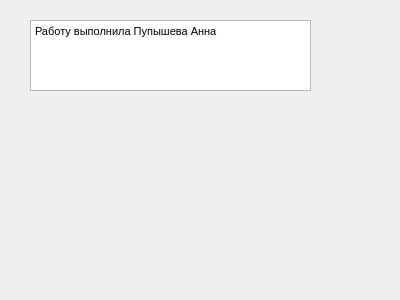
<?xml version="1.0" encoding="UTF-8"?>
<ui version="4.0">
 <class>Spravka</class>
 <widget class="QDialog" name="Spravka">
  <property name="geometry">
   <rect>
    <x>0</x>
    <y>0</y>
    <width>400</width>
    <height>300</height>
   </rect>
  </property>
  <property name="windowTitle">
   <string>Dialog</string>
  </property>
  <widget class="QTextEdit" name="textEdit">
   <property name="geometry">
    <rect>
     <x>30</x>
     <y>20</y>
     <width>281</width>
     <height>71</height>
    </rect>
   </property>
   <property name="html">
    <string>&lt;!DOCTYPE HTML PUBLIC &quot;-//W3C//DTD HTML 4.0//EN&quot; &quot;http://www.w3.org/TR/REC-html40/strict.dtd&quot;&gt;
&lt;html&gt;&lt;head&gt;&lt;meta name=&quot;qrichtext&quot; content=&quot;1&quot; /&gt;&lt;style type=&quot;text/css&quot;&gt;
p, li { white-space: pre-wrap; }
&lt;/style&gt;&lt;/head&gt;&lt;body style=&quot; font-family:'MS Shell Dlg 2'; font-size:8.25pt; font-weight:400; font-style:normal;&quot;&gt;
&lt;p style=&quot; margin-top:0px; margin-bottom:0px; margin-left:0px; margin-right:0px; -qt-block-indent:0; text-indent:0px;&quot;&gt;&lt;span style=&quot; font-size:8pt;&quot;&gt;Работу выполнила Пупышева Анна&lt;/span&gt;&lt;/p&gt;&lt;/body&gt;&lt;/html&gt;</string>
   </property>
  </widget>
 </widget>
 <resources/>
 <connections/>
</ui>
